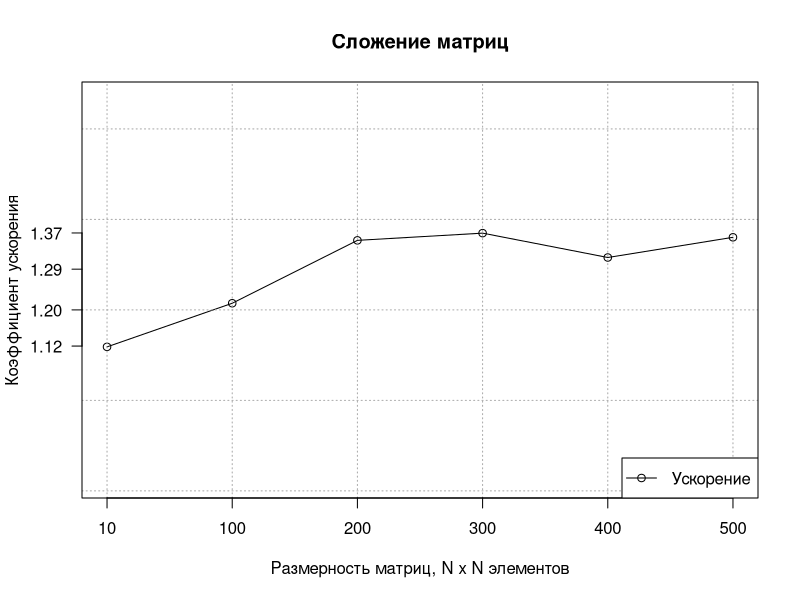

Recreate this plot in R.
sizes <- c( 10, 100, 200, 300, 400, 500 )
add_acc <- c( 1.11829, 1.21471, 1.35368, 1.36964, 1.31579, 1.36044 )

png( filename = "~/Documents/Diploma/Theory/Paper/Figures/SummarizingAcceleration.png",
  height = 600,
  width = 800,
  bg = "white"
)

plot( add_acc,
  type = "o",
  ylim = c( min( add_acc ) - c( 0.3 ),
            max( add_acc ) + c( 0.3 )
          ),
  axes = FALSE,
  ann = FALSE
)

grid( col = "darkgray" )

axis( 1,
  at = 1 : length( add_acc ),
  lab = sizes
)

axis( 2,
  las = 1,
  at = round( seq( from = min( add_acc ),
    to = max( add_acc ),
    length.out = 4 ),
  2 )
)

box()

title( main = "Сложение матриц" )
title( xlab = "Размерность матриц, N x N элементов" )
title( ylab = "Коэффициент ускорения" )

legend( "bottomright",
  max( add_acc ),
  "Ускорение",
  pch = 21,
  lty = 1
)

dev.off()
